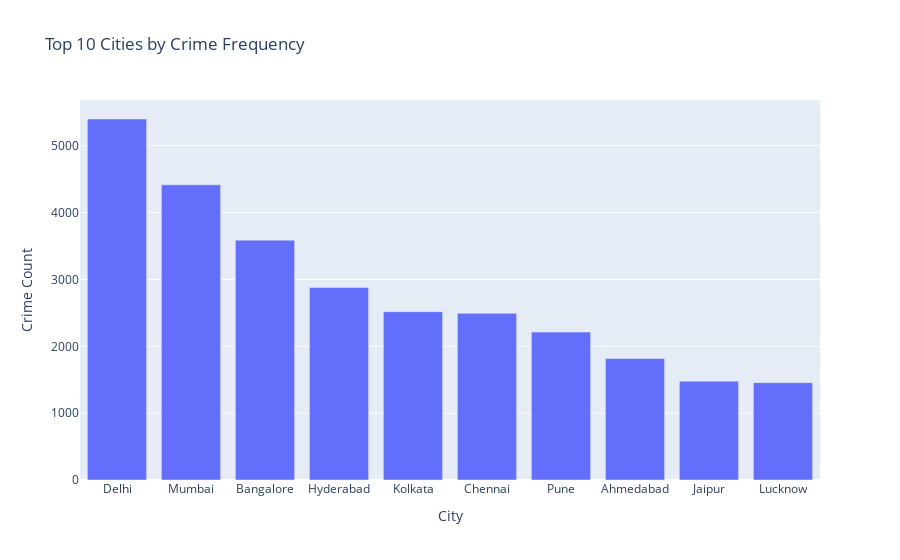

Write notebook code for a chart like this one.
### Code cell
import plotly.express as px

city_crime_counts = data['City'].value_counts().head(10)
px.bar(city_crime_counts, x=city_crime_counts.index, y=city_crime_counts.values,
       title='Top 10 Cities by Crime Frequency', labels={'x': 'City', 'y': 'Crime Count'}).show()

### Figure 1 — Plotly figure (JSON) as saved in the notebook; plotly's stock layout.template omitted (floating-point values rounded to 4 significant figures)
{"data": [{"alignmentgroup": "True", "hovertemplate": "City=%{x}<br>Crime Count=%{y}<extra></extra>", "legendgroup": "", "marker": {"color": "#636efa", "pattern": {"shape": ""}}, "name": "", "offsetgroup": "", "orientation": "v", "showlegend": false, "textposition": "auto", "type": "bar", "x": ["Delhi", "Mumbai", "Bangalore", "Hyderabad", "Kolkata", "Chennai", "Pune", "Ahmedabad", "Jaipur", "Lucknow"], "xaxis": "x", "y": [5400, 4415, 3588, 2881, 2518, 2493, 2212, 1817, 1479, 1456], "yaxis": "y"}], "layout": {"barmode": "relative", "legend": {"tracegroupgap": 0}, "title": {"text": "Top 10 Cities by Crime Frequency"}, "xaxis": {"anchor": "y", "domain": [0, 1], "title": {"text": "City"}}, "yaxis": {"anchor": "x", "domain": [0, 1], "title": {"text": "Crime Count"}}}}
